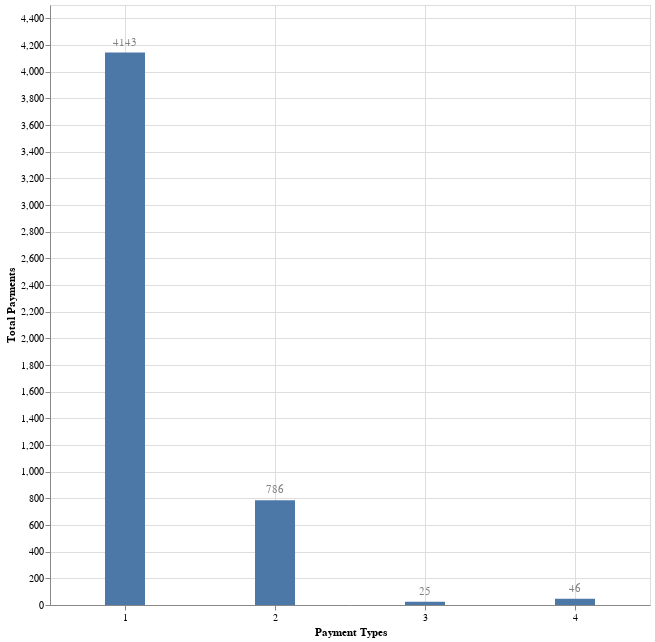

Notebook code cell kept with this figure:
### Markdown cell above
### Breakdown of payment types

### Code cell
result = con.execute('''
SELECT 
payment_type,
fare_amount
FROM sample;
''').fetchdf()


bar_chart2 = alt.Chart(result).mark_bar(size = 40).encode(
    x = alt.X("payment_type:Q", title="Payment Types" ,sort = None, axis = alt.Axis(values=[1,2,3,4])),
    y = alt.X("count()", title = "Total Payments")
).properties(
    height = 600,
    width = 600
)

text2 = bar_chart2.mark_text(       # Added number above bars for clarity here as well
    align='center',
    baseline='middle',
    dy=-10,                         # Raise the number
    color = 'grey'
).encode(
    text='count():Q'
)

bar_chart2 + text2

### Figure 1 — Vega-Lite specification as saved in the notebook (floating-point values rounded to 4 significant figures; data arrays with more than 128 entries replaced by an {"elided": "..."} marker saying what was removed)
{"config": {"view": {"continuousWidth": 300, "continuousHeight": 300}}, "layer": [{"mark": {"type": "bar", "size": 40}, "encoding": {"x": {"axis": {"values": [1, 2, 3, 4]}, "field": "payment_type", "sort": null, "title": "Payment Types", "type": "quantitative"}, "y": {"aggregate": "count", "title": "Total Payments", "type": "quantitative"}}}, {"mark": {"type": "text", "align": "center", "baseline": "middle", "color": "grey", "dy": -10}, "encoding": {"text": {"aggregate": "count", "type": "quantitative"}, "x": {"axis": {"values": [1, 2, 3, 4]}, "field": "payment_type", "sort": null, "title": "Payment Types", "type": "quantitative"}, "y": {"aggregate": "count", "title": "Total Payments", "type": "quantitative"}}}], "data": {"name": "data-2543c7fbca57aa249f4bc30a8dce2d3c"}, "height": 600, "width": 600, "$schema": "https://vega.github.io/schema/vega-lite/v6.1.0.json", "datasets": {"data-2543c7fbca57aa249f4bc30a8dce2d3c": {"elided": "5000 records"}}}
